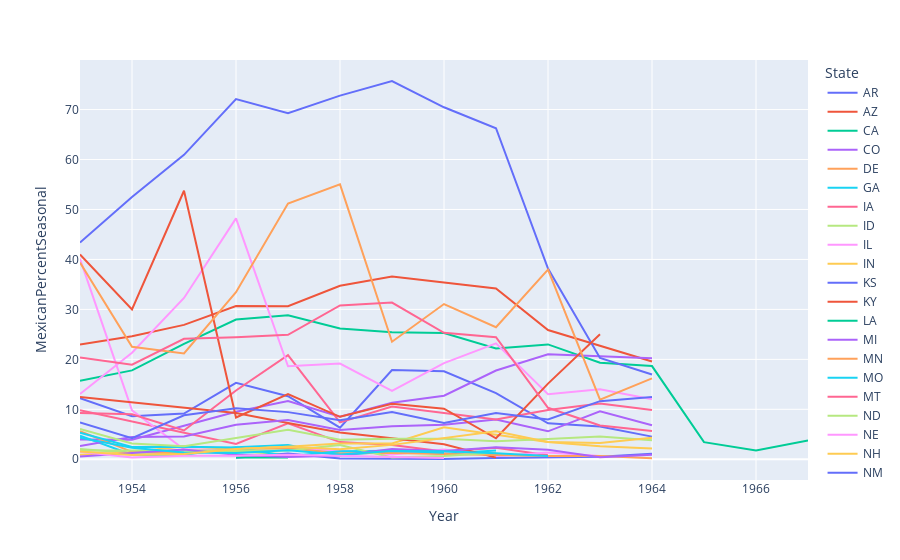

The code cell stored with this chart in its notebook:
### Code cell
fig2 = px.line(seasonal_year, x='Year', y='MexicanPercentSeasonal', color='State')
fig2.show()

### Figure 1 — Plotly figure (JSON) as saved in the notebook; plotly's stock layout.template omitted (floating-point values rounded to 4 significant figures)
{"data": [{"hovertemplate": "State=AR<br>Year=%{x}<br>MexicanPercentSeasonal=%{y}<extra></extra>", "legendgroup": "AR", "line": {"color": "#636efa", "dash": "solid"}, "marker": {"symbol": "circle"}, "mode": "lines", "name": "AR", "orientation": "v", "showlegend": true, "type": "scatter", "x": [1953, 1954, 1955, 1956, 1957, 1958, 1959, 1960, 1961, 1962, 1963, 1964], "xaxis": "x", "y": [12.21, 8.628, 9.154, 15.32, 12.61, 6.321, 17.88, 17.61, 13.23, 7.209, 6.545, 4.539], "yaxis": "y"}, {"hovertemplate": "State=AZ<br>Year=%{x}<br>MexicanPercentSeasonal=%{y}<extra></extra>", "legendgroup": "AZ", "line": {"color": "#EF553B", "dash": "solid"}, "marker": {"symbol": "circle"}, "mode": "lines", "name": "AZ", "orientation": "v", "showlegend": true, "type": "scatter", "x": [1953, 1954, 1955, 1956, 1957, 1958, 1959, 1960, 1961, 1962, 1963, 1964], "xaxis": "x", "y": [22.95, 24.64, 26.9, 30.66, 30.62, 34.72, 36.59, 35.35, 34.19, 25.88, 22.74, 19.56], "yaxis": "y"}, {"hovertemplate": "State=CA<br>Year=%{x}<br>MexicanPercentSeasonal=%{y}<extra></extra>", "legendgroup": "CA", "line": {"color": "#00cc96", "dash": "solid"}, "marker": {"symbol": "circle"}, "mode": "lines", "name": "CA", "orientation": "v", "showlegend": true, "type": "scatter", "x": [1953, 1954, 1955, 1956, 1957, 1958, 1959, 1960, 1961, 1962, 1963, 1964, 1965, 1966, 1967], "xaxis": "x", "y": [15.73, 17.79, 23.09, 27.96, 28.82, 26.16, 25.43, 25.29, 22.2, 22.99, 19.34, 18.66, 3.435, 1.77, 3.786], "yaxis": "y"}, {"hovertemplate": "State=CO<br>Year=%{x}<br>MexicanPercentSeasonal=%{y}<extra></extra>", "legendgroup": "CO", "line": {"color": "#ab63fa", "dash": "solid"}, "marker": {"symbol": "circle"}, "mode": "lines", "name": "CO", "orientation": "v", "showlegend": true, "type": "scatter", "x": [1953, 1954, 1955, 1956, 1957, 1958, 1959, 1960, 1961, 1962, 1963, 1964], "xaxis": "x", "y": [3.955, 3.924, 6.705, 9.511, 11.68, 8.509, 11.32, 12.72, 17.76, 21.01, 20.63, 20.21], "yaxis": "y"}, {"hovertemplate": "State=DE<br>Year=%{x}<br>MexicanPercentSeasonal=%{y}<extra></extra>", "legendgroup": "DE", "line": {"color": "#FFA15A", "dash": "solid"}, "marker": {"symbol": "circle"}, "mode": "lines", "name": "DE", "orientation": "v", "showlegend": true, "type": "scatter", "x": [1957], "xaxis": "x", "y": [4.417], "yaxis": "y"}, {"hovertemplate": "State=GA<br>Year=%{x}<br>MexicanPercentSeasonal=%{y}<extra></extra>", "legendgroup": "GA", "line": {"color": "#19d3f3", "dash": "solid"}, "marker": {"symbol": "circle"}, "mode": "lines", "name": "GA", "orientation": "v", "showlegend": true, "type": "scatter", "x": [1953, 1954, 1955, 1956, 1957, 1958, 1959, 1960, 1961], "xaxis": "x", "y": [4.723, 0.911, 0.8815, 2.424, 2.872, 0.8085, 1.599, 1.101, 1.752], "yaxis": "y"}, {"hovertemplate": "State=IA<br>Year=%{x}<br>MexicanPercentSeasonal=%{y}<extra></extra>", "legendgroup": "IA", "line": {"color": "#FF6692", "dash": "solid"}, "marker": {"symbol": "circle"}, "mode": "lines", "name": "IA", "orientation": "v", "showlegend": true, "type": "scatter", "x": [1953, 1956, 1957, 1958, 1959, 1960, 1961, 1962], "xaxis": "x", "y": [9.833, 3.054, 7.203, 3.44, 2.838, 1.565, 2.319, 0.8288], "yaxis": "y"}, {"hovertemplate": "State=ID<br>Year=%{x}<br>MexicanPercentSeasonal=%{y}<extra></extra>", "legendgroup": "ID", "line": {"color": "#B6E880", "dash": "solid"}, "marker": {"symbol": "circle"}, "mode": "lines", "name": "ID", "orientation": "v", "showlegend": true, "type": "scatter", "x": [1953, 1954, 1955, 1956, 1957], "xaxis": "x", "y": [2.08, 1.24, 1.416, 1.629, 0.9562], "yaxis": "y"}, {"hovertemplate": "State=IL<br>Year=%{x}<br>MexicanPercentSeasonal=%{y}<extra></extra>", "legendgroup": "IL", "line": {"color": "#FF97FF", "dash": "solid"}, "marker": {"symbol": "circle"}, "mode": "lines", "name": "IL", "orientation": "v", "showlegend": true, "type": "scatter", "x": [1953, 1954, 1955, 1956, 1957, 1958, 1959, 1960, 1961, 1962, 1963], "xaxis": "x", "y": [40.12, 9.814, 2.018, 1.927, 2.352, 1.697, 0.9584, 1.981, 0.5951, 1.372, 0.6381], "yaxis": "y"}, {"hovertemplate": "State=IN<br>Year=%{x}<br>MexicanPercentSeasonal=%{y}<extra></extra>", "legendgroup": "IN", "line": {"color": "#FECB52", "dash": "solid"}, "marker": {"symbol": "circle"}, "mode": "lines", "name": "IN", "orientation": "v", "showlegend": true, "type": "scatter", "x": [1953, 1954, 1955, 1956, 1957, 1958, 1959, 1960, 1961, 1962, 1963, 1964], "xaxis": "x", "y": [0.896, 1.386, 2.6, 2.069, 2.53, 3.141, 3.149, 6.401, 4.9, 3.449, 2.62, 2.161], "yaxis": "y"}, {"hovertemplate": "State=KS<br>Year=%{x}<br>MexicanPercentSeasonal=%{y}<extra></extra>", "legendgroup": "KS", "line": {"color": "#636efa", "dash": "solid"}, "marker": {"symbol": "circle"}, "mode": "lines", "name": "KS", "orientation": "v", "showlegend": true, "type": "scatter", "x": [1956, 1957, 1958, 1959, 1960, 1961, 1962, 1963, 1964], "xaxis": "x", "y": [0.2987, 1.159, 0.1368, 0.05706, 0.07624, 0.2419, 0.4321, 0.5154, 1.133], "yaxis": "y"}, {"hovertemplate": "State=KY<br>Year=%{x}<br>MexicanPercentSeasonal=%{y}<extra></extra>", "legendgroup": "KY", "line": {"color": "#EF553B", "dash": "solid"}, "marker": {"symbol": "circle"}, "mode": "lines", "name": "KY", "orientation": "v", "showlegend": true, "type": "scatter", "x": [1953, 1956, 1957, 1958, 1959, 1960, 1961], "xaxis": "x", "y": [12.49, 9.267, 7.242, 5.35, 4.208, 2.993, 0.3375], "yaxis": "y"}, {"hovertemplate": "State=LA<br>Year=%{x}<br>MexicanPercentSeasonal=%{y}<extra></extra>", "legendgroup": "LA", "line": {"color": "#00cc96", "dash": "solid"}, "marker": {"symbol": "circle"}, "mode": "lines", "name": "LA", "orientation": "v", "showlegend": true, "type": "scatter", "x": [1953], "xaxis": "x", "y": [1.451], "yaxis": "y"}, {"hovertemplate": "State=MI<br>Year=%{x}<br>MexicanPercentSeasonal=%{y}<extra></extra>", "legendgroup": "MI", "line": {"color": "#ab63fa", "dash": "solid"}, "marker": {"symbol": "circle"}, "mode": "lines", "name": "MI", "orientation": "v", "showlegend": true, "type": "scatter", "x": [1953, 1954, 1955, 1956, 1957, 1958, 1959, 1960, 1961, 1962, 1963, 1964], "xaxis": "x", "y": [2.673, 4.436, 4.556, 6.909, 7.863, 5.861, 6.594, 6.919, 7.969, 5.597, 9.603, 6.8], "yaxis": "y"}, {"hovertemplate": "State=MN<br>Year=%{x}<br>MexicanPercentSeasonal=%{y}<extra></extra>", "legendgroup": "MN", "line": {"color": "#FFA15A", "dash": "solid"}, "marker": {"symbol": "circle"}, "mode": "lines", "name": "MN", "orientation": "v", "showlegend": true, "type": "scatter", "x": [1953, 1954, 1955, 1956, 1957, 1958, 1959, 1960, 1961, 1962, 1963, 1964], "xaxis": "x", "y": [5.604, 1.493, 1.174, 2.12, 2.212, 1.232, 1.234, 1.029, 0.7755, 0.652, 0.6584, 0.2007], "yaxis": "y"}, {"hovertemplate": "State=MO<br>Year=%{x}<br>MexicanPercentSeasonal=%{y}<extra></extra>", "legendgroup": "MO", "line": {"color": "#19d3f3", "dash": "solid"}, "marker": {"symbol": "circle"}, "mode": "lines", "name": "MO", "orientation": "v", "showlegend": true, "type": "scatter", "x": [1953, 1954, 1955, 1956, 1957, 1958, 1959, 1960], "xaxis": "x", "y": [5.339, 2.449, 2.521, 2.353, 0.5945, 1.585, 1.731, 1.326], "yaxis": "y"}, {"hovertemplate": "State=MT<br>Year=%{x}<br>MexicanPercentSeasonal=%{y}<extra></extra>", "legendgroup": "MT", "line": {"color": "#FF6692", "dash": "solid"}, "marker": {"symbol": "circle"}, "mode": "lines", "name": "MT", "orientation": "v", "showlegend": true, "type": "scatter", "x": [1953, 1954, 1955, 1956, 1957, 1958, 1959, 1960, 1961, 1962, 1963, 1964], "xaxis": "x", "y": [9.266, 9.014, 5.766, 13.76, 20.84, 7.389, 10.57, 9.215, 7.985, 9.852, 11.14, 9.852], "yaxis": "y"}, {"hovertemplate": "State=ND<br>Year=%{x}<br>MexicanPercentSeasonal=%{y}<extra></extra>", "legendgroup": "ND", "line": {"color": "#B6E880", "dash": "solid"}, "marker": {"symbol": "circle"}, "mode": "lines", "name": "ND", "orientation": "v", "showlegend": true, "type": "scatter", "x": [1953, 1957, 1958, 1959, 1960, 1961], "xaxis": "x", "y": [1.75, 1.774, 2.866, 0.3602, 0.6567, 1.303], "yaxis": "y"}, {"hovertemplate": "State=NE<br>Year=%{x}<br>MexicanPercentSeasonal=%{y}<extra></extra>", "legendgroup": "NE", "line": {"color": "#FF97FF", "dash": "solid"}, "marker": {"symbol": "circle"}, "mode": "lines", "name": "NE", "orientation": "v", "showlegend": true, "type": "scatter", "x": [1953, 1954, 1955, 1956, 1957, 1958, 1959, 1960, 1961, 1962, 1963, 1964], "xaxis": "x", "y": [13.07, 21.31, 32.28, 48.23, 18.62, 19.17, 13.69, 19.26, 23.19, 13.01, 14.03, 12.0], "yaxis": "y"}, {"hovertemplate": "State=NH<br>Year=%{x}<br>MexicanPercentSeasonal=%{y}<extra></extra>", "legendgroup": "NH", "line": {"color": "#FECB52", "dash": "solid"}, "marker": {"symbol": "circle"}, "mode": "lines", "name": "NH", "orientation": "v", "showlegend": true, "type": "scatter", "x": [1956], "xaxis": "x", "y": [5.18], "yaxis": "y"}, {"hovertemplate": "State=NM<br>Year=%{x}<br>MexicanPercentSeasonal=%{y}<extra></extra>", "legendgroup": "NM", "line": {"color": "#636efa", "dash": "solid"}, "marker": {"symbol": "circle"}, "mode": "lines", "name": "NM", "orientation": "v", "showlegend": true, "type": "scatter", "x": [1953, 1954, 1955, 1956, 1957, 1958, 1959, 1960, 1961, 1962, 1963, 1964], "xaxis": "x", "y": [43.39, 52.5, 60.93, 72.09, 69.26, 72.79, 75.72, 70.45, 66.26, 38.19, 20.29, 16.97], "yaxis": "y"}, {"hovertemplate": "State=NV<br>Year=%{x}<br>MexicanPercentSeasonal=%{y}<extra></extra>", "legendgroup": "NV", "line": {"color": "#EF553B", "dash": "solid"}, "marker": {"symbol": "circle"}, "mode": "lines", "name": "NV", "orientation": "v", "showlegend": true, "type": "scatter", "x": [1953, 1954, 1955, 1956, 1957, 1958, 1959, 1960, 1961, 1962, 1963], "xaxis": "x", "y": [41, 30, 53.75, 8.357, 13.07, 8.5, 11.12, 10.13, 4.203, 15.14, 25.01], "yaxis": "y"}, {"hovertemplate": "State=OH<br>Year=%{x}<br>MexicanPercentSeasonal=%{y}<extra></extra>", "legendgroup": "OH", "line": {"color": "#00cc96", "dash": "solid"}, "marker": {"symbol": "circle"}, "mode": "lines", "name": "OH", "orientation": "v", "showlegend": true, "type": "scatter", "x": [1956, 1957], "xaxis": "x", "y": [0.35, 0.3646], "yaxis": "y"}, {"hovertemplate": "State=OR<br>Year=%{x}<br>MexicanPercentSeasonal=%{y}<extra></extra>", "legendgroup": "OR", "line": {"color": "#ab63fa", "dash": "solid"}, "marker": {"symbol": "circle"}, "mode": "lines", "name": "OR", "orientation": "v", "showlegend": true, "type": "scatter", "x": [1953, 1955, 1956, 1957, 1958, 1959, 1960, 1961, 1962, 1963, 1964], "xaxis": "x", "y": [0.5495, 1.951, 0.8836, 0.4584, 0.7359, 2.069, 1.681, 2.403, 1.906, 0.3949, 0.8953], "yaxis": "y"}, {"hovertemplate": "State=SD<br>Year=%{x}<br>MexicanPercentSeasonal=%{y}<extra></extra>", "legendgroup": "SD", "line": {"color": "#FFA15A", "dash": "solid"}, "marker": {"symbol": "circle"}, "mode": "lines", "name": "SD", "orientation": "v", "showlegend": true, "type": "scatter", "x": [1953, 1954, 1955, 1956, 1957, 1958, 1959, 1960, 1961, 1962, 1963, 1964], "xaxis": "x", "y": [39.36, 22.52, 21.2, 33.43, 51.19, 55.03, 23.53, 31.07, 26.42, 37.98, 11.93, 16.19], "yaxis": "y"}, {"hovertemplate": "State=TN<br>Year=%{x}<br>MexicanPercentSeasonal=%{y}<extra></extra>", "legendgroup": "TN", "line": {"color": "#19d3f3", "dash": "solid"}, "marker": {"symbol": "circle"}, "mode": "lines", "name": "TN", "orientation": "v", "showlegend": true, "type": "scatter", "x": [1953, 1954, 1955, 1956, 1957, 1958, 1959, 1960, 1961, 1962], "xaxis": "x", "y": [4.304, 2.295, 1.374, 1.253, 1.79, 0.9347, 1.635, 1.587, 1.212, 0.6796], "yaxis": "y"}, {"hovertemplate": "State=TX<br>Year=%{x}<br>MexicanPercentSeasonal=%{y}<extra></extra>", "legendgroup": "TX", "line": {"color": "#FF6692", "dash": "solid"}, "marker": {"symbol": "circle"}, "mode": "lines", "name": "TX", "orientation": "v", "showlegend": true, "type": "scatter", "x": [1953, 1954, 1955, 1956, 1957, 1958, 1959, 1960, 1961, 1962, 1963, 1964], "xaxis": "x", "y": [20.37, 18.92, 24.12, 24.43, 24.91, 30.79, 31.37, 25.32, 24.42, 10.31, 6.782, 5.657], "yaxis": "y"}, {"hovertemplate": "State=UT<br>Year=%{x}<br>MexicanPercentSeasonal=%{y}<extra></extra>", "legendgroup": "UT", "line": {"color": "#B6E880", "dash": "solid"}, "marker": {"symbol": "circle"}, "mode": "lines", "name": "UT", "orientation": "v", "showlegend": true, "type": "scatter", "x": [1953, 1954, 1955, 1956, 1957, 1958, 1959, 1960, 1961, 1962, 1963, 1964], "xaxis": "x", "y": [6.062, 3.158, 2.602, 4.211, 5.927, 3.911, 4.125, 4.089, 3.611, 4.049, 4.568, 3.829], "yaxis": "y"}, {"hovertemplate": "State=WA<br>Year=%{x}<br>MexicanPercentSeasonal=%{y}<extra></extra>", "legendgroup": "WA", "line": {"color": "#FF97FF", "dash": "solid"}, "marker": {"symbol": "circle"}, "mode": "lines", "name": "WA", "orientation": "v", "showlegend": true, "type": "scatter", "x": [1953, 1954, 1955, 1956, 1957, 1960], "xaxis": "x", "y": [1.533, 0.361, 0.7142, 0.6844, 0.9311, 0.2445], "yaxis": "y"}, {"hovertemplate": "State=WI<br>Year=%{x}<br>MexicanPercentSeasonal=%{y}<extra></extra>", "legendgroup": "WI", "line": {"color": "#FECB52", "dash": "solid"}, "marker": {"symbol": "circle"}, "mode": "lines", "name": "WI", "orientation": "v", "showlegend": true, "type": "scatter", "x": [1953, 1954, 1955, 1956, 1957, 1958, 1959, 1960, 1961, 1962, 1963, 1964], "xaxis": "x", "y": [1.547, 0.8636, 1.051, 2.059, 2.505, 2.01, 2.883, 4.247, 5.599, 3.463, 3.258, 4.332], "yaxis": "y"}, {"hovertemplate": "State=WY<br>Year=%{x}<br>MexicanPercentSeasonal=%{y}<extra></extra>", "legendgroup": "WY", "line": {"color": "#636efa", "dash": "solid"}, "marker": {"symbol": "circle"}, "mode": "lines", "name": "WY", "orientation": "v", "showlegend": true, "type": "scatter", "x": [1953, 1954, 1955, 1956, 1957, 1958, 1959, 1960, 1961, 1962, 1963, 1964], "xaxis": "x", "y": [7.357, 4.233, 8.802, 10.2, 9.441, 7.827, 9.478, 7.27, 9.245, 7.972, 11.63, 12.47], "yaxis": "y"}], "layout": {"autosize": true, "legend": {"title": {"text": "State"}, "tracegroupgap": 0}, "margin": {"t": 60}, "xaxis": {"anchor": "y", "autorange": true, "domain": [0, 1], "range": [1953, 1967], "title": {"text": "Year"}, "type": "linear"}, "yaxis": {"anchor": "x", "autorange": true, "domain": [0, 1], "range": [-4.146, 79.92], "title": {"text": "MexicanPercentSeasonal"}, "type": "linear"}}}
